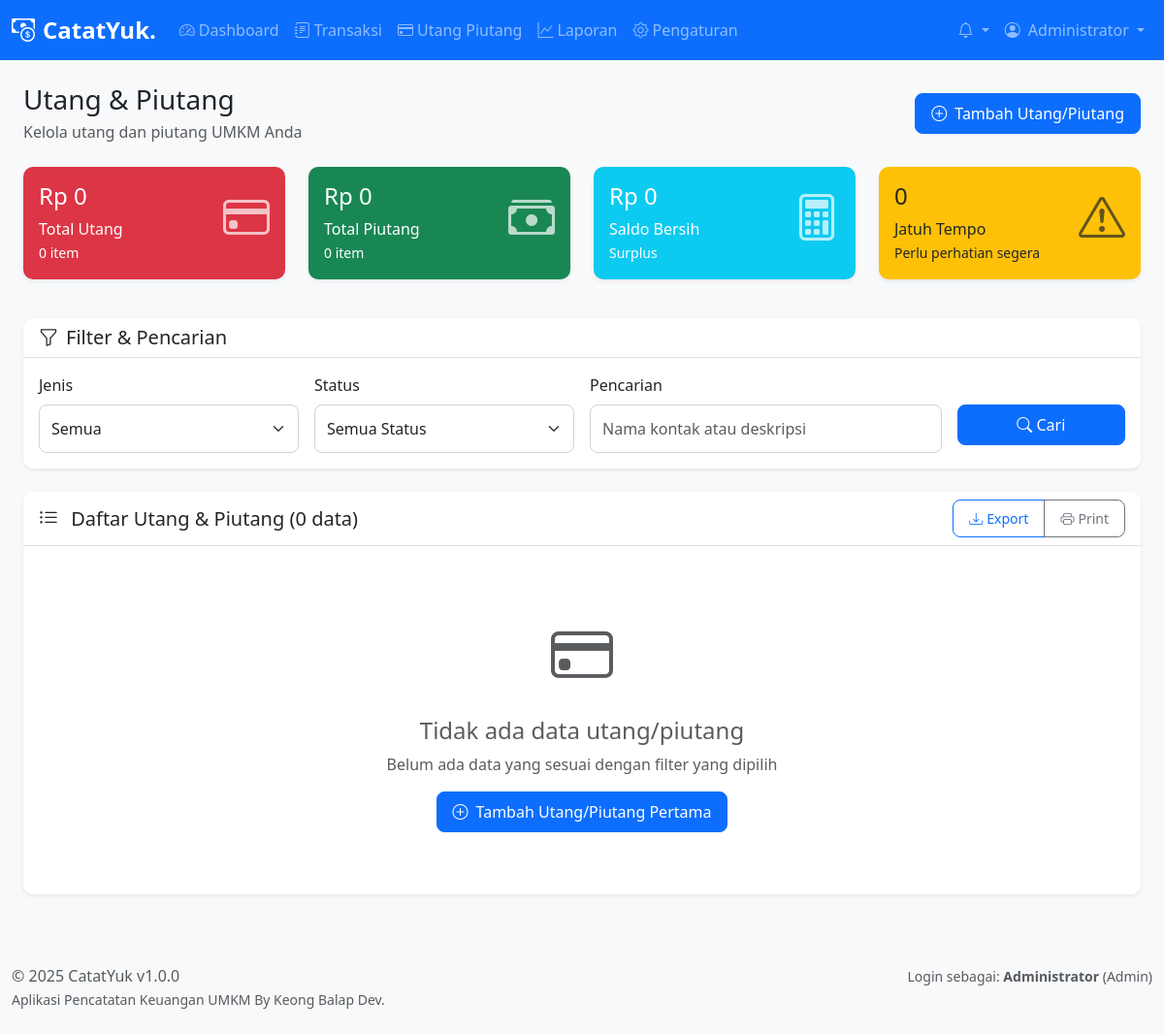
The app's page /pages/debts/index.php (signed in), older data.
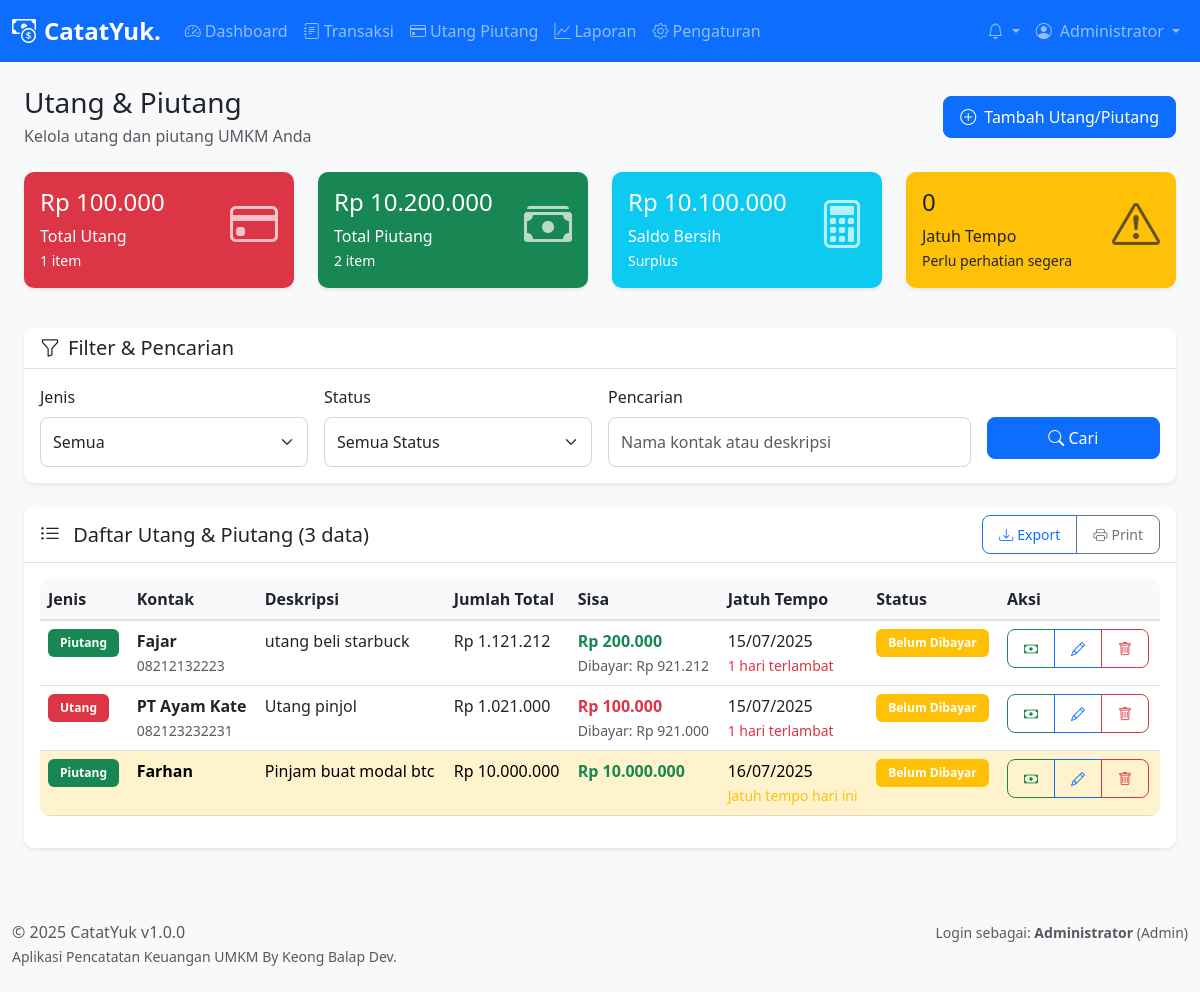
The same page, newer data.
### tables this page shows
CREATE TABLE `debts_receivables` (
  `id` int(11) NOT NULL,
  `user_id` int(11) NOT NULL,
  `type` enum('debt','receivable') NOT NULL,
  `contact_name` varchar(100) NOT NULL,
  `contact_phone` varchar(20) DEFAULT NULL,
  `amount` decimal(15,2) NOT NULL,
  `remaining_amount` decimal(15,2) NOT NULL,
  `description` text DEFAULT NULL,
  `due_date` date DEFAULT NULL,
  `status` enum('pending','partial','paid','overdue') NOT NULL DEFAULT 'pending',
  `created_at` timestamp NOT NULL DEFAULT current_timestamp(),
  `updated_at` timestamp NOT NULL DEFAULT current_timestamp() ON UPDATE current_timestamp()
);

### includes/functions.php (called while the page is built, shortened)
<?php
function formatCurrency($amount) {
    return 'Rp ' . number_format($amount, 0, ',', '.');
}
function formatDate($date, $format = 'd/m/Y') {
    return date($format, strtotime($date));
}
?>

### pages/debts/index.php (the view, shortened to what the changed rows need)
<?php
require_once '../../includes/functions.php';
$page = max(1, intval($_GET['page'] ?? 1));
$limit = 20;
$offset = ($page - 1) * $limit;
try {
    $db = getDB();
    $where_conditions = [];
    $params = [];
    $where_clause = !empty($where_conditions) ? 'WHERE ' . implode(' AND ', $where_conditions) : '';
    $db->exec("
        UPDATE debts_receivables
        SET status = 'overdue'
        WHERE status IN ('pending', 'partial')
        AND due_date IS NOT NULL
        AND due_date < CURDATE()
    ");
    $count_sql = "SELECT COUNT(*) as total FROM debts_receivables $where_clause";
    $stmt = $db->prepare($count_sql);
    $stmt->execute($params);
    $total_records = $stmt->fetch()['total'];
    $sql = "
        SELECT *,
               DATEDIFF(due_date, CURDATE()) as days_until_due,
               (amount - remaining_amount) as paid_amount
        FROM debts_receivables
        $where_clause
        ORDER BY
            CASE
                WHEN status = 'overdue' THEN 1
                WHEN status = 'pending' AND due_date <= DATE_ADD(CURDATE(), INTERVAL 7 DAY) THEN 2
                WHEN status = 'partial' THEN 3
                ELSE 4
            END,
            due_date ASC,
            created_at DESC
        LIMIT $limit OFFSET $offset
    ";
    $stmt = $db->prepare($sql);
    $stmt->execute($params);
    $debts_receivables = $stmt->fetchAll();
    $summary_sql = "
        SELECT
            type,
            COUNT(*) as count,
            SUM(amount) as total_amount,
            SUM(remaining_amount) as total_remaining,
            COUNT(CASE WHEN status = 'overdue' THEN 1 END) as overdue_count,
            COUNT(CASE WHEN status = 'pending' THEN 1 END) as pending_count,
            COUNT(CASE WHEN status = 'partial' THEN 1 END) as partial_count,
            COUNT(CASE WHEN status = 'paid' THEN 1 END) as paid_count
        FROM debts_receivables
        GROUP BY type
    ";
    $stmt = $db->prepare($summary_sql);
    $stmt->execute();
    $summary_data = $stmt->fetchAll();
    $summary = [
        'debt' => ['count' => 0, 'total_amount' => 0, 'total_remaining' => 0, 'overdue_count' => 0, 'pending_count' => 0, 'partial_count' => 0, 'paid_count' => 0],
        'receivable' => ['count' => 0, 'total_amount' => 0, 'total_remaining' => 0, 'overdue_count' => 0, 'pending_count' => 0, 'partial_count' => 0, 'paid_count' => 0]
    ];
    foreach ($summary_data as $data) {
        $summary[$data['type']] = $data;
    }
} catch (Exception $e) {
    error_log('Debts list error: ' . $e->getMessage());
    $debts_receivables = [];
    $total_records = 0;
    $total_pages = 0;
    $summary = [
        'debt' => ['count' => 0, 'total_amount' => 0, 'total_remaining' => 0, 'overdue_count' => 0, 'pending_count' => 0, 'partial_count' => 0, 'paid_count' => 0],
        'receivable' => ['count' => 0, 'total_amount' => 0, 'total_remaining' => 0, 'overdue_count' => 0, 'pending_count' => 0, 'partial_count' => 0, 'paid_count' => 0]
    ];
}
include '../../components/header.php';
?>
<div class="container-fluid">
    <div class="row mb-4">
        <div class="col-12">
            <div class="d-flex justify-content-between align-items-center">
                <div>
                    <h1 class="h3 mb-1">Utang & Piutang</h1>
                </div>
            </div>
        </div>
    </div>
    <div class="row mb-4">
        <div class="col-lg-3 col-md-6 mb-3">
            <div class="card bg-danger text-white">
                <div class="card-body">
                    <div class="d-flex justify-content-between">
                        <div>
                            <h4><?php echo formatCurrency($summary['debt']['total_remaining']); ?></h4>
                            <p class="mb-0">Total Utang</p>
                            <small><?php echo $summary['debt']['count']; ?> item</small>
                        </div>
                    </div>
                </div>
            </div>
        </div>
        <div class="col-lg-3 col-md-6 mb-3">
            <div class="card bg-success text-white">
                <div class="card-body">
                    <div class="d-flex justify-content-between">
                        <div>
                            <h4><?php echo formatCurrency($summary['receivable']['total_remaining']); ?></h4>
                            <p class="mb-0">Total Piutang</p>
                            <small><?php echo $summary['receivable']['count']; ?> item</small>
                        </div>
                    </div>
                </div>
            </div>
        </div>
        <div class="col-lg-3 col-md-6 mb-3">
            <div class="card bg-info text-white">
                <div class="card-body">
                    <div class="d-flex justify-content-between">
                        <div>
                            <h4><?php echo formatCurrency($summary['receivable']['total_remaining'] - $summary['debt']['total_remaining']); ?></h4>
                            <p class="mb-0">Saldo Bersih</p>
                            <small><?php echo $summary['receivable']['total_remaining'] >= $summary['debt']['total_remaining'] ? 'Surplus' : 'Defisit'; ?></small>
                        </div>
                    </div>
                </div>
            </div>
        </div>
    </div>
    <div class="card">
        <div class="card-header d-flex justify-content-between align-items-center">
            <h5 class="card-title mb-0">
                <i class="bi bi-list-ul me-2"></i>
                Daftar Utang & Piutang (<?php echo number_format($total_records); ?> data)
            </h5>
            <div class="btn-group btn-group-sm">
                <button type="button" class="btn btn-outline-primary" onclick="exportData()">
                </button>
                <button type="button" class="btn btn-outline-secondary" onclick="printTable()">
                </button>
            </div>
        </div>
        <div class="card-body">
            <?php if (!empty($debts_receivables)): ?>
                <div class="table-responsive">
                    <table class="table table-hover" id="debtsTable">
                        <thead>
                            <tr>
                                <th>Jenis</th>
                                <th>Kontak</th>
                                <th>Deskripsi</th>
                                <th>Jumlah Total</th>
                                <th>Sisa</th>
                                <th>Jatuh Tempo</th>
                                <th>Status</th>
                                <th>Aksi</th>
                            </tr>
                        </thead>
                        <tbody>
                            <?php foreach ($debts_receivables as $item): ?>
                                <tr class="<?php echo $item['status'] === 'overdue' ? 'table-danger' : ($item['days_until_due'] <= 3 && $item['days_until_due'] >= 0 ? 'table-warning' : ''); ?>">
                                    <td>
                                        <span class="badge bg-<?php echo $item['type'] === 'debt' ? 'danger' : 'success'; ?>">
                                            <?php echo $item['type'] === 'debt' ? 'Utang' : 'Piutang'; ?>
                                        </span>
                                    </td>
                                    <td>
                                        <strong><?php echo htmlspecialchars($item['contact_name']); ?></strong>
                                        <?php if (!empty($item['contact_phone'])): ?>
                                            <br><small class="text-muted"><?php echo htmlspecialchars($item['contact_phone']); ?></small>
                                        <?php endif; ?>
                                    </td>
                                    <td><?php echo htmlspecialchars($item['description']); ?></td>
                                    <td><?php echo formatCurrency($item['amount']); ?></td>
                                    <td>
                                        <strong class="text-<?php echo $item['type'] === 'debt' ? 'danger' : 'success'; ?>">
                                            <?php echo formatCurrency($item['remaining_amount']); ?>
                                        </strong>
                                        <?php if ($item['paid_amount'] > 0): ?>
                                            <br><small class="text-muted">Dibayar: <?php echo formatCurrency($item['paid_amount']); ?></small>
                                        <?php endif; ?>
                                    </td>
                                    <td>
                                        <?php if ($item['due_date']): ?>
                                            <?php echo formatDate($item['due_date']); ?>
                                            <?php if ($item['days_until_due'] !== null): ?>
                                                <br>
                                                <small class="text-<?php echo $item['days_until_due'] < 0 ? 'danger' : ($item['days_until_due'] <= 3 ? 'warning' : 'muted'); ?>">
                                                    <?php
                                                    if ($item['days_until_due'] < 0) {
                                                        echo abs($item['days_until_due']) . ' hari terlambat';
                                                    } elseif ($item['days_until_due'] == 0) {
                                                        echo 'Jatuh tempo hari ini';
                                                    } elseif ($item['days_until_due'] <= 7) {
                                                        echo $item['days_until_due'] . ' hari lagi';
                                                    }
                                                    ?>
                                                </small>
                                            <?php endif; ?>
                                        <?php else: ?>
                                            <span class="text-muted">-</span>
                                        <?php endif; ?>
                                    </td>
                                    <td>
                                        <?php
                                        $status_class = [
                                            'pending' => 'warning',
                                            'partial' => 'info',
                                            'paid' => 'success',
                                            'overdue' => 'danger'
                                        ];
                                        $status_text = [
                                            'pending' => 'Belum Dibayar',
                                            'partial' => 'Sebagian',
                                            'paid' => 'Lunas',
                                            'overdue' => 'Jatuh Tempo'
                                        ];
                                        ?>
                                        <span class="badge bg-<?php echo $status_class[$item['status']]; ?>">
                                            <?php echo $status_text[$item['status']]; ?>
                                        </span>
                                    </td>
                                    <td>
                                        <div class="btn-group btn-group-sm">
                                            <?php if ($item['status'] !== 'paid'): ?>
                                                <button type="button" class="btn btn-outline-success"
                                                        onclick="addPayment(<?php echo $item['id']; ?>)" title="Bayar">
                                                    <i class="bi bi-cash"></i>
                                                </button>
                                            <?php endif; ?>
                                            <a href="edit.php?id=<?php echo $item['id']; ?>"
                                               class="btn btn-outline-primary" title="Edit">
                                                <i class="bi bi-pencil"></i>
                                            </a>
                                            <button type="button" class="btn btn-outline-danger"
                                                    onclick="deleteDebt(<?php echo $item['id']; ?>)" title="Hapus">
                                                <i class="bi bi-trash"></i>
                                            </button>
                                        </div>
                                    </td>
                                </tr>
                            <?php endforeach; ?>
                        </tbody>
                    </table>
                </div>
            <?php else: ?>
                <div class="text-center py-5">
                    <i class="bi bi-credit-card text-muted" style="font-size: 4rem;"></i>
                    <h4 class="text-muted mt-3">Tidak ada data utang/piutang</h4>
                    <p class="text-muted">Belum ada data yang sesuai dengan filter yang dipilih</p>
                    <a href="add.php" class="btn btn-primary">
                        <i class="bi bi-plus-circle me-2"></i>Tambah Utang/Piutang Pertama
                    </a>
                </div>
            <?php endif; ?>
        </div>
    </div>
</div>
<?php include '../../components/footer.php'; ?>

Row changes from the older to the newer data that the page shows:
added debts_receivables: type "Piutang", contact_name "Fajar", contact_phone "08212132223", description "utang beli starbuck", amount "Rp 1.121.212", remaining_amount "Rp 200.000", paid_amount "Rp 921.212", due_date "15/07/2025", days_until_due "1", status "Belum Dibayar"
added debts_receivables: type "Utang", contact_name "PT Ayam Kate", contact_phone "082123232231", description "Utang pinjol", amount "Rp 1.021.000", remaining_amount "Rp 100.000", paid_amount "Rp 921.000", due_date "15/07/2025", days_until_due "1", status "Belum Dibayar"
added debts_receivables: type "Piutang", contact_name "Farhan", description "Pinjam buat modal btc", amount "Rp 10.000.000", remaining_amount "Rp 10.000.000", due_date "16/07/2025", shows "Jatuh tempo hari ini", status "Belum Dibayar"
Text that changed along with them:
formatCurrency($summary['debt']['total_remaining']): "Rp 0" → "Rp 100.000"
$summary['debt']['count']: "0" → "1"
formatCurrency($summary['receivable']['total_remaining']): "Rp 0" → "Rp 10.200.000"
$summary['receivable']['count']: "0" → "2"
$total_records: "0" → "3"
text no longer shown: "Rp 0 Tidak ada data utang/piutang Belum ada data yang sesuai dengan filter yang dipilih Tambah Utang/Piutang Pertama"
text now shown: "Rp 10.100.000 Jenis Kontak Deskripsi Jumlah Total Sisa Jatuh Tempo Status Aksi"
